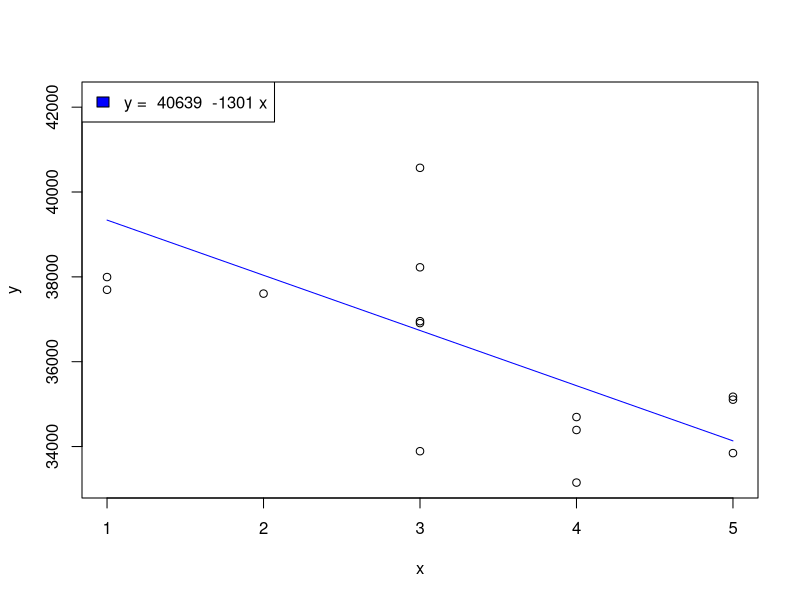

Reproduce this figure in R.
x=c(4,3,5,5,1,3,2,1,4,5,3,4,1,3,3)
y = c(33150,40570,35105,35174,42230,
      38225,37605,37695,34390,33845,
      36910,34695,37995,36955,33890)
i = c(1:length(x))
plot(x,y)
xmed = mean(x)
ymed = mean(y)
x_xmed = x - xmed
y_ymed = y - ymed
prod = x_xmed * y_ymed
s1 = sum(prod)
cuad = x_xmed^2
s2 = sum(cuad)
b1 = s1/s2
b0 = ymed - b1*xmed
yest = b0 + b1*x
equ = paste("y = ",round(b0),"",round(b1),"x")
lines(x,yest,col="blue")
legend("topleft",
       c(equ),
       fill=c("blue")
)
y4 = b0 + b1*4 #Se sustituye la X por el valor de confiablidad propuesto
